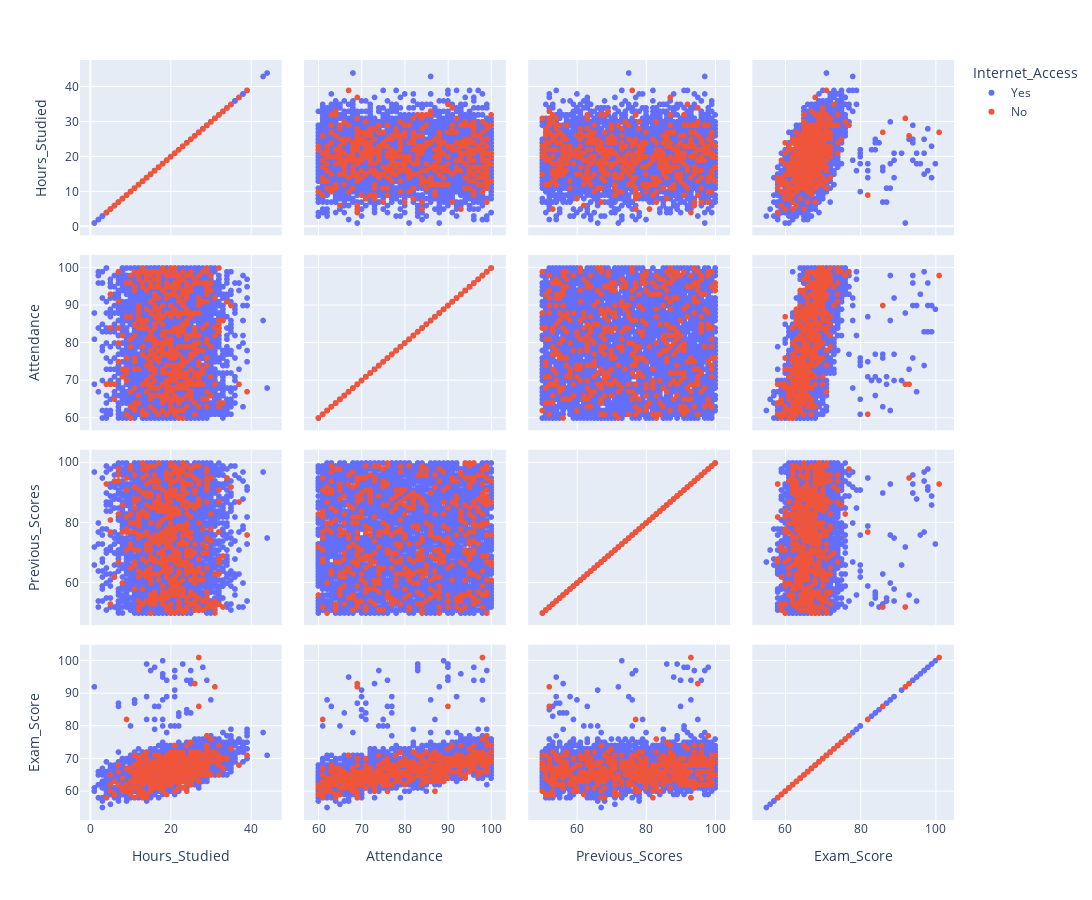

Write notebook code for a chart like this one.
### Markdown cell above
# Gráfico de parejas

### Code cell
import time

#------------
# Matplotlib
#------------
t1 = time.time()
numerical_columns = ["Hours_Studied", "Attendance", "Previous_Scores", "Exam_Score"]
categorical = "Internet_Access"
plot_dataset = data_students[numerical_columns]
fig, axes = plt.subplots(len(numerical_columns), len(numerical_columns), figsize=(10, 10))
for cat in ["Yes", "No"]:
    plot_dataset_filt = plot_dataset[data_students[categorical] == cat]
    for y,y_label in enumerate(numerical_columns):
        for x,x_label in enumerate(numerical_columns):
            ax = axes[y, x]
            if x == y:
                ax.hist(plot_dataset_filt[x_label], bins=20)
            else:
                ax.scatter(plot_dataset_filt[x_label], plot_dataset_filt[y_label], alpha=0.5)
            ax.set_xlabel(x_label)
            ax.set_ylabel(y_label)
            ax.set_title(f"Pareja: {y_label} vs {x_label}", fontsize=8)
plt.tight_layout()
plt.show()
print(f"Gráfico de Matplotlib realizado en {time.time() - t1} segundos")


#---------
# Seaborn
#---------
t1 = time.time()
numerical_columns = ["Hours_Studied", "Attendance", "Previous_Scores", "Exam_Score"]
categorical = "Internet_Access"
plot_dataset = data_students[numerical_columns]
numerical_columns.append(categorical)
plot_dataset = data_students[numerical_columns]
sns.pairplot(plot_dataset, hue=categorical, plot_kws={"alpha": 0.7})
plt.show()
print(f"Gráfico de Seaborn realizado en {time.time() - t1} segundos")


#--------
# Plotly
#--------
t1 = time.time()
numerical_columns = ["Hours_Studied", "Attendance", "Previous_Scores", "Exam_Score"]
categorical = "Internet_Access"
dataset_columns = numerical_columns.copy()
dataset_columns.append(categorical)
plot_dataset = data_students[dataset_columns]
fig = px.scatter_matrix(plot_dataset, dimensions=numerical_columns, color=categorical)
fig.update_layout(height=900, width=1100)
fig.show()
print(f"Gráfico de Plotly realiazdo en {time.time() - t1} segundos")

### Figure 1 — Plotly figure (JSON) as saved in the notebook; plotly's stock layout.template omitted (floating-point values rounded to 4 significant figures; data arrays with more than 128 entries replaced by an {"elided": "..."} marker saying what was removed)
{"data": [{"dimensions": [{"axis": {"matches": true}, "label": "Hours_Studied", "values": {"elided": "6108 int values"}}, {"axis": {"matches": true}, "label": "Attendance", "values": {"elided": "6108 int values"}}, {"axis": {"matches": true}, "label": "Previous_Scores", "values": {"elided": "6108 int values"}}, {"axis": {"matches": true}, "label": "Exam_Score", "values": {"elided": "6108 int values"}}], "hovertemplate": "Internet_Access=Yes<br>%{xaxis.title.text}=%{x}<br>%{yaxis.title.text}=%{y}<extra></extra>", "legendgroup": "Yes", "marker": {"color": "#636efa", "symbol": "circle"}, "name": "Yes", "showlegend": true, "type": "splom"}, {"dimensions": [{"axis": {"matches": true}, "label": "Hours_Studied", "values": {"elided": "499 int values"}}, {"axis": {"matches": true}, "label": "Attendance", "values": {"elided": "499 int values"}}, {"axis": {"matches": true}, "label": "Previous_Scores", "values": {"elided": "499 int values"}}, {"axis": {"matches": true}, "label": "Exam_Score", "values": {"elided": "499 int values"}}], "hovertemplate": "Internet_Access=No<br>%{xaxis.title.text}=%{x}<br>%{yaxis.title.text}=%{y}<extra></extra>", "legendgroup": "No", "marker": {"color": "#EF553B", "symbol": "circle"}, "name": "No", "showlegend": true, "type": "splom"}], "layout": {"dragmode": "select", "height": 900, "legend": {"title": {"text": "Internet_Access"}, "tracegroupgap": 0}, "margin": {"t": 60}, "width": 1100}}
